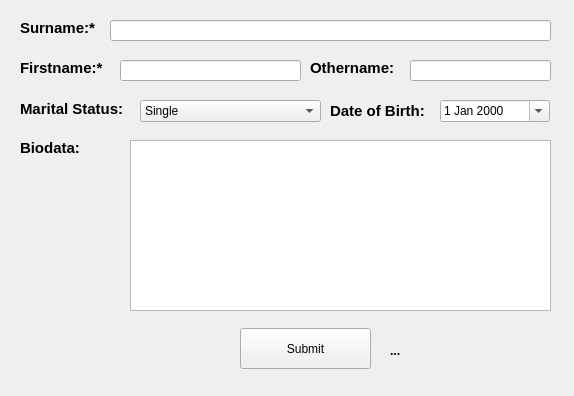
<?xml version="1.0" encoding="UTF-8"?>
<ui version="4.0">
 <class>Dialog</class>
 <widget class="QDialog" name="Dialog">
  <property name="geometry">
   <rect>
    <x>0</x>
    <y>0</y>
    <width>574</width>
    <height>396</height>
   </rect>
  </property>
  <property name="windowTitle">
   <string>Edit Record</string>
  </property>
  <widget class="QDialogButtonBox" name="buttonBox">
   <property name="enabled">
    <bool>false</bool>
   </property>
   <property name="geometry">
    <rect>
     <x>130</x>
     <y>840</y>
     <width>311</width>
     <height>32</height>
    </rect>
   </property>
   <property name="orientation">
    <enum>Qt::Horizontal</enum>
   </property>
   <property name="standardButtons">
    <set>QDialogButtonBox::Cancel|QDialogButtonBox::Ok</set>
   </property>
  </widget>
  <widget class="QLineEdit" name="surname">
   <property name="geometry">
    <rect>
     <x>110</x>
     <y>20</y>
     <width>441</width>
     <height>21</height>
    </rect>
   </property>
  </widget>
  <widget class="QLabel" name="label">
   <property name="geometry">
    <rect>
     <x>20</x>
     <y>20</y>
     <width>81</width>
     <height>16</height>
    </rect>
   </property>
   <property name="font">
    <font>
     <pointsize>11</pointsize>
     <weight>75</weight>
     <bold>true</bold>
    </font>
   </property>
   <property name="text">
    <string>Surname:*</string>
   </property>
  </widget>
  <widget class="QLineEdit" name="firstname">
   <property name="geometry">
    <rect>
     <x>120</x>
     <y>60</y>
     <width>181</width>
     <height>21</height>
    </rect>
   </property>
  </widget>
  <widget class="QLabel" name="label_3">
   <property name="geometry">
    <rect>
     <x>310</x>
     <y>60</y>
     <width>91</width>
     <height>16</height>
    </rect>
   </property>
   <property name="font">
    <font>
     <pointsize>11</pointsize>
     <weight>75</weight>
     <bold>true</bold>
    </font>
   </property>
   <property name="text">
    <string>Othername:</string>
   </property>
  </widget>
  <widget class="QLineEdit" name="othername">
   <property name="geometry">
    <rect>
     <x>410</x>
     <y>60</y>
     <width>141</width>
     <height>21</height>
    </rect>
   </property>
  </widget>
  <widget class="QLabel" name="label_4">
   <property name="geometry">
    <rect>
     <x>20</x>
     <y>140</y>
     <width>101</width>
     <height>16</height>
    </rect>
   </property>
   <property name="font">
    <font>
     <pointsize>11</pointsize>
     <weight>75</weight>
     <bold>true</bold>
    </font>
   </property>
   <property name="text">
    <string>Biodata:</string>
   </property>
  </widget>
  <widget class="QTextEdit" name="biodata">
   <property name="geometry">
    <rect>
     <x>130</x>
     <y>140</y>
     <width>421</width>
     <height>171</height>
    </rect>
   </property>
  </widget>
  <widget class="QPushButton" name="submit">
   <property name="geometry">
    <rect>
     <x>240</x>
     <y>328</y>
     <width>131</width>
     <height>41</height>
    </rect>
   </property>
   <property name="text">
    <string>Submit</string>
   </property>
  </widget>
  <widget class="QLabel" name="label_8">
   <property name="geometry">
    <rect>
     <x>20</x>
     <y>100</y>
     <width>111</width>
     <height>16</height>
    </rect>
   </property>
   <property name="font">
    <font>
     <pointsize>11</pointsize>
     <weight>75</weight>
     <bold>true</bold>
    </font>
   </property>
   <property name="text">
    <string>&lt;html&gt;&lt;head/&gt;&lt;body&gt;&lt;p&gt;Marital Status:&lt;/p&gt;&lt;/body&gt;&lt;/html&gt;</string>
   </property>
  </widget>
  <widget class="QLabel" name="label_9">
   <property name="geometry">
    <rect>
     <x>330</x>
     <y>100</y>
     <width>101</width>
     <height>21</height>
    </rect>
   </property>
   <property name="font">
    <font>
     <pointsize>11</pointsize>
     <weight>75</weight>
     <bold>true</bold>
    </font>
   </property>
   <property name="text">
    <string>Date of Birth:</string>
   </property>
  </widget>
  <widget class="QLabel" name="label_10">
   <property name="geometry">
    <rect>
     <x>20</x>
     <y>60</y>
     <width>91</width>
     <height>16</height>
    </rect>
   </property>
   <property name="font">
    <font>
     <pointsize>11</pointsize>
     <weight>75</weight>
     <bold>true</bold>
    </font>
   </property>
   <property name="text">
    <string>Firstname:*</string>
   </property>
  </widget>
  <widget class="QComboBox" name="marital_status">
   <property name="geometry">
    <rect>
     <x>140</x>
     <y>100</y>
     <width>181</width>
     <height>22</height>
    </rect>
   </property>
   <item>
    <property name="text">
     <string>Single</string>
    </property>
   </item>
   <item>
    <property name="text">
     <string>Married</string>
    </property>
   </item>
   <item>
    <property name="text">
     <string>Divorced</string>
    </property>
   </item>
   <item>
    <property name="text">
     <string>Widowed</string>
    </property>
   </item>
  </widget>
  <widget class="QDateEdit" name="dob">
   <property name="geometry">
    <rect>
     <x>440</x>
     <y>100</y>
     <width>110</width>
     <height>22</height>
    </rect>
   </property>
   <property name="calendarPopup">
    <bool>true</bool>
   </property>
  </widget>
  <widget class="QLabel" name="label_submit_progress">
   <property name="geometry">
    <rect>
     <x>390</x>
     <y>340</y>
     <width>161</width>
     <height>21</height>
    </rect>
   </property>
   <property name="font">
    <font>
     <family>Segoe Script</family>
     <weight>75</weight>
     <bold>true</bold>
    </font>
   </property>
   <property name="autoFillBackground">
    <bool>false</bool>
   </property>
   <property name="frameShadow">
    <enum>QFrame::Raised</enum>
   </property>
   <property name="text">
    <string>...</string>
   </property>
   <property name="wordWrap">
    <bool>false</bool>
   </property>
  </widget>
 </widget>
 <resources/>
 <connections>
  <connection>
   <sender>buttonBox</sender>
   <signal>accepted()</signal>
   <receiver>Dialog</receiver>
   <slot>accept()</slot>
   <hints>
    <hint type="sourcelabel">
     <x>248</x>
     <y>254</y>
    </hint>
    <hint type="destinationlabel">
     <x>157</x>
     <y>274</y>
    </hint>
   </hints>
  </connection>
  <connection>
   <sender>buttonBox</sender>
   <signal>rejected()</signal>
   <receiver>Dialog</receiver>
   <slot>reject()</slot>
   <hints>
    <hint type="sourcelabel">
     <x>316</x>
     <y>260</y>
    </hint>
    <hint type="destinationlabel">
     <x>286</x>
     <y>274</y>
    </hint>
   </hints>
  </connection>
 </connections>
</ui>
